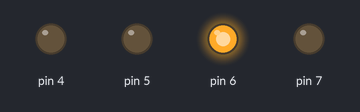
The sketch below on a simulated Arduino Uno, built with avr-gcc and run on an emulated ATmega328P. Parts: output pins drawn as LEDs (lit = HIGH).

Above: at 0.05 s.
At 0.55 s:
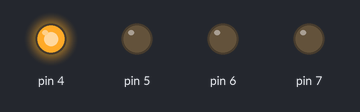
At 0.65 s:
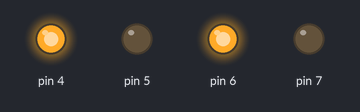
At 1.15 s:
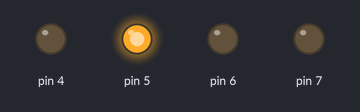
At 2.3 s:
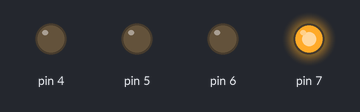
Timing chart, 0 to 3.0 s (numbered marks = the images above):
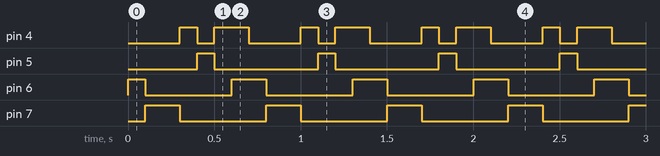

Measured:
- by itself, pin 4: repeats every 0.70 s: LOW 0.10 s, HIGH 0.20 s, LOW 0.30 s, HIGH 0.10 s
- by itself, pin 5: alternates HIGH for 0.10 s and LOW for 0.60 s
- by itself, pin 6: repeats every 0.70 s: LOW 0.50 s, HIGH 0.20 s
- by itself, pin 7: alternates HIGH for 0.20 s and LOW for 0.50 s

The sketch:

xmastree.ino
```cpp
int led1[] = {6,7};
int led2[] = {7,6};
int led3[] = {7,4};
int led4[] = {4,7};
int led5[] = {5,4};
int led6[] = {4,5};
int led7[] = {6,5};
int i;

// the setup function runs once when you press reset or power the board
void setup() {
  // initialize digital pin 13 as an output.

}

void gen_on(int nodes[]){
  for (i = 4; i < 8;i++){
    pinMode(i, INPUT);
  }
  pinMode(nodes[0], OUTPUT);
  pinMode(nodes[1], OUTPUT);
  digitalWrite(nodes[0], HIGH);
  digitalWrite(nodes[1], LOW);
}

void all_off(){
  for (i = 4; i < 8;i++){
    pinMode(i, OUTPUT);
    digitalWrite(i, LOW);
  }
}
// the loop function runs over and over again forever
void loop() {

  all_off();
  gen_on(led1);
  delay(100);
  all_off();
  gen_on(led2);
  delay(100);
  gen_on(led3);
  delay(100);
  gen_on(led4);
  delay(100);
  gen_on(led5);
  delay(100);
  gen_on(led6);
  delay(100);
  gen_on(led7);
  delay(100);
}
```
